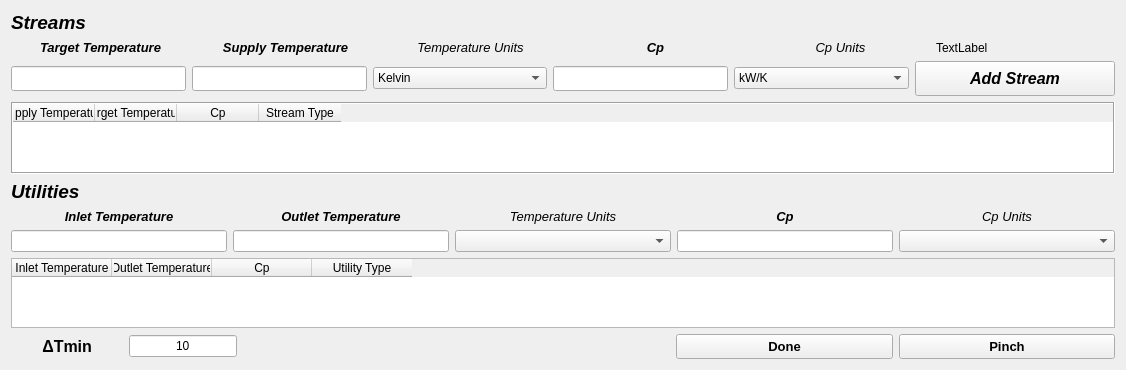
<?xml version="1.0" encoding="UTF-8"?>
<ui version="4.0">
 <class>Form</class>
 <widget class="QWidget" name="Form">
  <property name="geometry">
   <rect>
    <x>0</x>
    <y>0</y>
    <width>1126</width>
    <height>369</height>
   </rect>
  </property>
  <property name="windowTitle">
   <string>Form</string>
  </property>
  <layout class="QVBoxLayout" name="verticalLayout_2">
   <item>
    <layout class="QVBoxLayout" name="verticalLayout">
     <item>
      <widget class="QLabel" name="label_7">
       <property name="font">
        <font>
         <family>Arial</family>
         <pointsize>14</pointsize>
         <weight>75</weight>
         <italic>true</italic>
         <bold>true</bold>
        </font>
       </property>
       <property name="text">
        <string>Streams</string>
       </property>
      </widget>
     </item>
     <item>
      <layout class="QHBoxLayout" name="horizontalLayout_17">
       <item>
        <layout class="QVBoxLayout" name="verticalLayout_5">
         <item>
          <layout class="QHBoxLayout" name="streamlabels_2">
           <item>
            <widget class="QLabel" name="label_28">
             <property name="sizePolicy">
              <sizepolicy hsizetype="Preferred" vsizetype="Fixed">
               <horstretch>0</horstretch>
               <verstretch>0</verstretch>
              </sizepolicy>
             </property>
             <property name="font">
              <font>
               <family>Arial</family>
               <pointsize>10</pointsize>
               <weight>75</weight>
               <italic>true</italic>
               <bold>true</bold>
              </font>
             </property>
             <property name="text">
              <string>Target Temperature</string>
             </property>
             <property name="alignment">
              <set>Qt::AlignCenter</set>
             </property>
            </widget>
           </item>
           <item>
            <widget class="QLabel" name="label_29">
             <property name="sizePolicy">
              <sizepolicy hsizetype="Preferred" vsizetype="Fixed">
               <horstretch>0</horstretch>
               <verstretch>0</verstretch>
              </sizepolicy>
             </property>
             <property name="font">
              <font>
               <family>Arial</family>
               <pointsize>10</pointsize>
               <weight>75</weight>
               <italic>true</italic>
               <bold>true</bold>
              </font>
             </property>
             <property name="text">
              <string>Supply Temperature</string>
             </property>
             <property name="alignment">
              <set>Qt::AlignCenter</set>
             </property>
            </widget>
           </item>
           <item>
            <widget class="QLabel" name="label_30">
             <property name="font">
              <font>
               <family>Arial</family>
               <pointsize>10</pointsize>
               <italic>true</italic>
              </font>
             </property>
             <property name="text">
              <string>Temperature Units</string>
             </property>
             <property name="alignment">
              <set>Qt::AlignCenter</set>
             </property>
            </widget>
           </item>
           <item>
            <widget class="QLabel" name="label_31">
             <property name="sizePolicy">
              <sizepolicy hsizetype="Preferred" vsizetype="Fixed">
               <horstretch>0</horstretch>
               <verstretch>0</verstretch>
              </sizepolicy>
             </property>
             <property name="font">
              <font>
               <family>Arial</family>
               <pointsize>10</pointsize>
               <weight>75</weight>
               <italic>true</italic>
               <bold>true</bold>
              </font>
             </property>
             <property name="text">
              <string>Cp</string>
             </property>
             <property name="alignment">
              <set>Qt::AlignCenter</set>
             </property>
            </widget>
           </item>
           <item>
            <widget class="QLabel" name="label_32">
             <property name="font">
              <font>
               <family>Arial</family>
               <pointsize>10</pointsize>
               <italic>true</italic>
              </font>
             </property>
             <property name="text">
              <string>Cp Units</string>
             </property>
             <property name="alignment">
              <set>Qt::AlignCenter</set>
             </property>
            </widget>
           </item>
           <item>
            <widget class="QLabel" name="label">
             <property name="text">
              <string>TextLabel</string>
             </property>
            </widget>
           </item>
          </layout>
         </item>
         <item>
          <layout class="QHBoxLayout" name="streaminputs_2">
           <item>
            <widget class="QLineEdit" name="lineEdit_6">
             <property name="sizePolicy">
              <sizepolicy hsizetype="Preferred" vsizetype="Fixed">
               <horstretch>0</horstretch>
               <verstretch>0</verstretch>
              </sizepolicy>
             </property>
             <property name="minimumSize">
              <size>
               <width>0</width>
               <height>25</height>
              </size>
             </property>
            </widget>
           </item>
           <item>
            <widget class="QLineEdit" name="lineEdit2_2">
             <property name="sizePolicy">
              <sizepolicy hsizetype="Preferred" vsizetype="Fixed">
               <horstretch>0</horstretch>
               <verstretch>0</verstretch>
              </sizepolicy>
             </property>
             <property name="minimumSize">
              <size>
               <width>0</width>
               <height>25</height>
              </size>
             </property>
            </widget>
           </item>
           <item>
            <widget class="QComboBox" name="comboBox_5">
             <item>
              <property name="text">
               <string>Kelvin</string>
              </property>
             </item>
             <item>
              <property name="text">
               <string>Celsius</string>
              </property>
             </item>
             <item>
              <property name="text">
               <string>Fahrenheit</string>
              </property>
             </item>
             <item>
              <property name="text">
               <string>Rankine</string>
              </property>
             </item>
            </widget>
           </item>
           <item>
            <widget class="QLineEdit" name="lineEdit3_2">
             <property name="sizePolicy">
              <sizepolicy hsizetype="Preferred" vsizetype="Fixed">
               <horstretch>0</horstretch>
               <verstretch>0</verstretch>
              </sizepolicy>
             </property>
             <property name="minimumSize">
              <size>
               <width>0</width>
               <height>25</height>
              </size>
             </property>
            </widget>
           </item>
           <item>
            <widget class="QComboBox" name="comboBox_6">
             <item>
              <property name="text">
               <string>kW/K</string>
              </property>
             </item>
             <item>
              <property name="text">
               <string>Btu/(hºF)</string>
              </property>
             </item>
            </widget>
           </item>
           <item>
            <widget class="QPushButton" name="pushButton">
             <property name="sizePolicy">
              <sizepolicy hsizetype="Fixed" vsizetype="Fixed">
               <horstretch>0</horstretch>
               <verstretch>0</verstretch>
              </sizepolicy>
             </property>
             <property name="minimumSize">
              <size>
               <width>200</width>
               <height>35</height>
              </size>
             </property>
             <property name="font">
              <font>
               <family>Arial</family>
               <pointsize>12</pointsize>
               <weight>75</weight>
               <italic>true</italic>
               <bold>true</bold>
              </font>
             </property>
             <property name="text">
              <string>Add Stream</string>
             </property>
            </widget>
           </item>
          </layout>
         </item>
        </layout>
       </item>
      </layout>
     </item>
     <item>
      <widget class="QTableWidget" name="tableWidget">
       <property name="layoutDirection">
        <enum>Qt::LeftToRight</enum>
       </property>
       <property name="autoFillBackground">
        <bool>false</bool>
       </property>
       <property name="styleSheet">
        <string notr="true"/>
       </property>
       <property name="frameShape">
        <enum>QFrame::Box</enum>
       </property>
       <property name="frameShadow">
        <enum>QFrame::Sunken</enum>
       </property>
       <property name="verticalScrollBarPolicy">
        <enum>Qt::ScrollBarAsNeeded</enum>
       </property>
       <property name="horizontalScrollBarPolicy">
        <enum>Qt::ScrollBarAsNeeded</enum>
       </property>
       <property name="sizeAdjustPolicy">
        <enum>QAbstractScrollArea::AdjustToContents</enum>
       </property>
       <property name="showGrid">
        <bool>true</bool>
       </property>
       <property name="gridStyle">
        <enum>Qt::SolidLine</enum>
       </property>
       <property name="sortingEnabled">
        <bool>false</bool>
       </property>
       <property name="wordWrap">
        <bool>true</bool>
       </property>
       <attribute name="horizontalHeaderVisible">
        <bool>true</bool>
       </attribute>
       <attribute name="horizontalHeaderCascadingSectionResizes">
        <bool>false</bool>
       </attribute>
       <attribute name="horizontalHeaderDefaultSectionSize">
        <number>82</number>
       </attribute>
       <attribute name="horizontalHeaderHighlightSections">
        <bool>false</bool>
       </attribute>
       <attribute name="horizontalHeaderStretchLastSection">
        <bool>false</bool>
       </attribute>
       <attribute name="verticalHeaderVisible">
        <bool>false</bool>
       </attribute>
       <attribute name="verticalHeaderCascadingSectionResizes">
        <bool>true</bool>
       </attribute>
       <attribute name="verticalHeaderDefaultSectionSize">
        <number>30</number>
       </attribute>
       <attribute name="verticalHeaderMinimumSectionSize">
        <number>23</number>
       </attribute>
       <column>
        <property name="text">
         <string>Supply Temperature</string>
        </property>
       </column>
       <column>
        <property name="text">
         <string>Target Temperature</string>
        </property>
       </column>
       <column>
        <property name="text">
         <string>Cp</string>
        </property>
       </column>
       <column>
        <property name="text">
         <string>Stream Type</string>
        </property>
       </column>
      </widget>
     </item>
     <item>
      <widget class="QLabel" name="label_8">
       <property name="font">
        <font>
         <family>Arial</family>
         <pointsize>14</pointsize>
         <weight>75</weight>
         <italic>true</italic>
         <bold>true</bold>
        </font>
       </property>
       <property name="text">
        <string>Utilities</string>
       </property>
      </widget>
     </item>
     <item>
      <layout class="QHBoxLayout" name="horizontalLayout_15">
       <item>
        <widget class="QLabel" name="label_9">
         <property name="font">
          <font>
           <family>Arial</family>
           <pointsize>10</pointsize>
           <weight>75</weight>
           <italic>true</italic>
           <bold>true</bold>
          </font>
         </property>
         <property name="text">
          <string>Inlet Temperature</string>
         </property>
         <property name="alignment">
          <set>Qt::AlignCenter</set>
         </property>
        </widget>
       </item>
       <item>
        <widget class="QLabel" name="label_10">
         <property name="font">
          <font>
           <family>Arial</family>
           <pointsize>10</pointsize>
           <weight>75</weight>
           <italic>true</italic>
           <bold>true</bold>
          </font>
         </property>
         <property name="text">
          <string>Outlet Temperature</string>
         </property>
         <property name="alignment">
          <set>Qt::AlignCenter</set>
         </property>
        </widget>
       </item>
       <item>
        <widget class="QLabel" name="label_11">
         <property name="font">
          <font>
           <family>Arial</family>
           <pointsize>10</pointsize>
           <italic>true</italic>
          </font>
         </property>
         <property name="text">
          <string>Temperature Units</string>
         </property>
         <property name="alignment">
          <set>Qt::AlignCenter</set>
         </property>
        </widget>
       </item>
       <item>
        <widget class="QLabel" name="label_12">
         <property name="font">
          <font>
           <family>Arial</family>
           <pointsize>10</pointsize>
           <weight>75</weight>
           <italic>true</italic>
           <bold>true</bold>
          </font>
         </property>
         <property name="text">
          <string>Cp</string>
         </property>
         <property name="alignment">
          <set>Qt::AlignCenter</set>
         </property>
        </widget>
       </item>
       <item>
        <widget class="QLabel" name="label_13">
         <property name="font">
          <font>
           <family>Arial</family>
           <pointsize>10</pointsize>
           <italic>true</italic>
          </font>
         </property>
         <property name="text">
          <string>Cp Units</string>
         </property>
         <property name="alignment">
          <set>Qt::AlignCenter</set>
         </property>
        </widget>
       </item>
      </layout>
     </item>
     <item>
      <layout class="QHBoxLayout" name="horizontalLayout_16">
       <item>
        <widget class="QLineEdit" name="lineEdit_3">
         <property name="sizePolicy">
          <sizepolicy hsizetype="Preferred" vsizetype="Fixed">
           <horstretch>0</horstretch>
           <verstretch>0</verstretch>
          </sizepolicy>
         </property>
        </widget>
       </item>
       <item>
        <widget class="QLineEdit" name="lineEdit_4">
         <property name="sizePolicy">
          <sizepolicy hsizetype="Preferred" vsizetype="Fixed">
           <horstretch>0</horstretch>
           <verstretch>0</verstretch>
          </sizepolicy>
         </property>
        </widget>
       </item>
       <item>
        <widget class="QComboBox" name="comboBox_2"/>
       </item>
       <item>
        <widget class="QLineEdit" name="lineEdit_5">
         <property name="sizePolicy">
          <sizepolicy hsizetype="Preferred" vsizetype="Fixed">
           <horstretch>0</horstretch>
           <verstretch>0</verstretch>
          </sizepolicy>
         </property>
        </widget>
       </item>
       <item>
        <widget class="QComboBox" name="comboBox_4"/>
       </item>
      </layout>
     </item>
     <item>
      <widget class="QTableWidget" name="tableWidget_2">
       <column>
        <property name="text">
         <string>Inlet Temperature</string>
        </property>
       </column>
       <column>
        <property name="text">
         <string>Outlet Temperature</string>
        </property>
       </column>
       <column>
        <property name="text">
         <string>Cp</string>
        </property>
       </column>
       <column>
        <property name="text">
         <string>Utility Type</string>
        </property>
       </column>
      </widget>
     </item>
     <item>
      <layout class="QHBoxLayout" name="horizontalLayout_13">
       <item>
        <widget class="QLabel" name="label_6">
         <property name="sizePolicy">
          <sizepolicy hsizetype="Preferred" vsizetype="Fixed">
           <horstretch>0</horstretch>
           <verstretch>0</verstretch>
          </sizepolicy>
         </property>
         <property name="font">
          <font>
           <family>Arial</family>
           <pointsize>12</pointsize>
           <weight>75</weight>
           <bold>true</bold>
          </font>
         </property>
         <property name="text">
          <string>       ΔTmin       </string>
         </property>
         <property name="alignment">
          <set>Qt::AlignRight|Qt::AlignTrailing|Qt::AlignVCenter</set>
         </property>
        </widget>
       </item>
       <item>
        <widget class="QLineEdit" name="lineEdit_2">
         <property name="sizePolicy">
          <sizepolicy hsizetype="Preferred" vsizetype="Fixed">
           <horstretch>0</horstretch>
           <verstretch>0</verstretch>
          </sizepolicy>
         </property>
         <property name="text">
          <string>10</string>
         </property>
         <property name="alignment">
          <set>Qt::AlignCenter</set>
         </property>
        </widget>
       </item>
       <item>
        <layout class="QHBoxLayout" name="horizontalLayout_14">
         <item>
          <spacer name="horizontalSpacer">
           <property name="orientation">
            <enum>Qt::Horizontal</enum>
           </property>
           <property name="sizeHint" stdset="0">
            <size>
             <width>40</width>
             <height>20</height>
            </size>
           </property>
          </spacer>
         </item>
         <item>
          <spacer name="horizontalSpacer_2">
           <property name="orientation">
            <enum>Qt::Horizontal</enum>
           </property>
           <property name="sizeHint" stdset="0">
            <size>
             <width>40</width>
             <height>20</height>
            </size>
           </property>
          </spacer>
         </item>
         <item>
          <widget class="QPushButton" name="donebutton">
           <property name="sizePolicy">
            <sizepolicy hsizetype="MinimumExpanding" vsizetype="Fixed">
             <horstretch>0</horstretch>
             <verstretch>0</verstretch>
            </sizepolicy>
           </property>
           <property name="minimumSize">
            <size>
             <width>0</width>
             <height>25</height>
            </size>
           </property>
           <property name="maximumSize">
            <size>
             <width>16777215</width>
             <height>16777215</height>
            </size>
           </property>
           <property name="font">
            <font>
             <family>Arial</family>
             <pointsize>10</pointsize>
             <weight>75</weight>
             <bold>true</bold>
            </font>
           </property>
           <property name="layoutDirection">
            <enum>Qt::RightToLeft</enum>
           </property>
           <property name="text">
            <string>Done</string>
           </property>
          </widget>
         </item>
         <item>
          <widget class="QPushButton" name="pinchbutton">
           <property name="sizePolicy">
            <sizepolicy hsizetype="MinimumExpanding" vsizetype="Fixed">
             <horstretch>0</horstretch>
             <verstretch>0</verstretch>
            </sizepolicy>
           </property>
           <property name="minimumSize">
            <size>
             <width>0</width>
             <height>25</height>
            </size>
           </property>
           <property name="maximumSize">
            <size>
             <width>16777215</width>
             <height>16777215</height>
            </size>
           </property>
           <property name="font">
            <font>
             <family>Arial</family>
             <pointsize>10</pointsize>
             <weight>75</weight>
             <bold>true</bold>
            </font>
           </property>
           <property name="toolTip">
            <string>Click after confirming stream's properties</string>
           </property>
           <property name="layoutDirection">
            <enum>Qt::RightToLeft</enum>
           </property>
           <property name="text">
            <string>Pinch</string>
           </property>
          </widget>
         </item>
        </layout>
       </item>
      </layout>
     </item>
    </layout>
   </item>
  </layout>
 </widget>
 <resources/>
 <connections/>
</ui>
